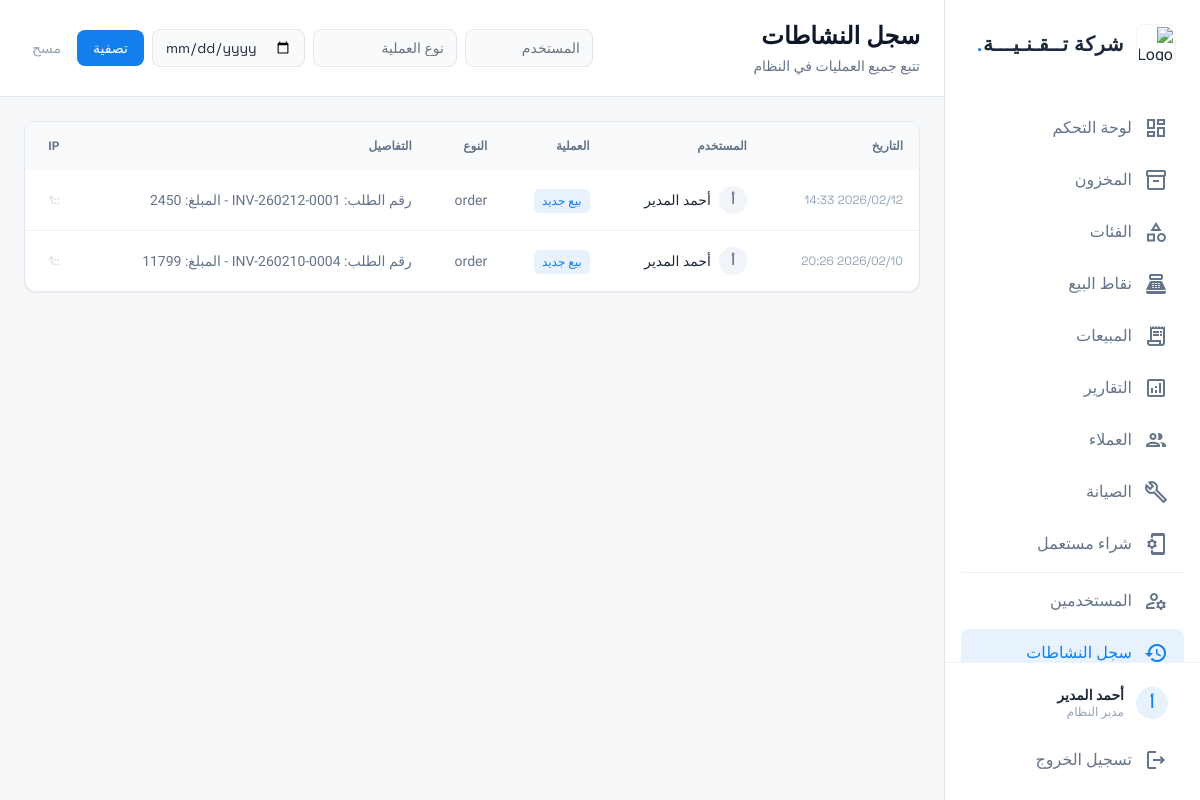
The app's page /admin/activity-log.php (signed in), older data.
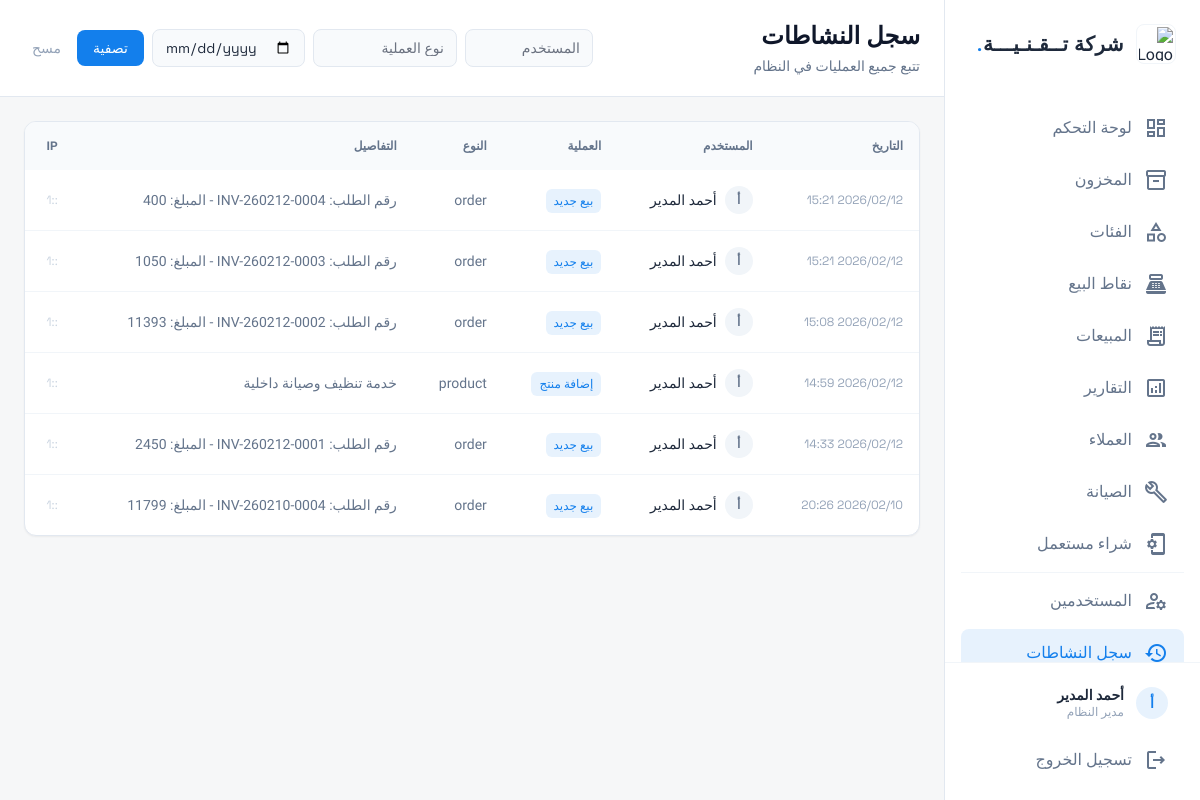
The same page, newer data.
### tables this page shows
CREATE TABLE audit_log (
            id INTEGER PRIMARY KEY AUTOINCREMENT,
            user_id INTEGER,
            user_name TEXT,
            action TEXT NOT NULL,
            entity_type TEXT,
            entity_id INTEGER,
            details TEXT,
            ip_address TEXT,
            created_at DATETIME DEFAULT CURRENT_TIMESTAMP
        );

### includes/Database.php (called while the page is built, shortened)
<?php
class Database {
    private static $instance = null;
    private $pdo;
    private function __construct() {
        $dbDir = dirname(DB_PATH);
        $isNew = !file_exists(DB_PATH);
        $this->pdo = new PDO('sqlite:' . DB_PATH);
        $this->pdo->setAttribute(PDO::ATTR_ERRMODE, PDO::ERRMODE_EXCEPTION);
        $this->pdo->setAttribute(PDO::ATTR_DEFAULT_FETCH_MODE, PDO::FETCH_ASSOC);
        $this->pdo->exec('PRAGMA journal_mode=WAL');
        $this->pdo->exec('PRAGMA foreign_keys=ON');
        if ($isNew) {
            $this->initDatabase();
        } else {
            $this->runMigrations();
        }
    }
    public static function getInstance() {
        if (self::$instance === null) {
            self::$instance = new self();
        }
        return self::$instance;
    }
    private function runMigrations() {
        $cols = $this->pdo->query("PRAGMA table_info(maintenance_tickets)")->fetchAll();
        $colNames = array_column($cols, 'name');
        $cols = $this->pdo->query("PRAGMA table_info(order_items)")->fetchAll();
        $colNames = array_column($cols, 'name');
        $this->pdo->exec("CREATE TABLE IF NOT EXISTS settings (
            key TEXT PRIMARY KEY,
            value TEXT,
            updated_at DATETIME DEFAULT CURRENT_TIMESTAMP
        )");
        $cols = $this->pdo->query("PRAGMA table_info(orders)")->fetchAll();
        $colNames = array_column($cols, 'name');
        $this->pdo->exec("CREATE TABLE IF NOT EXISTS customers (
            id INTEGER PRIMARY KEY AUTOINCREMENT,
            name TEXT NOT NULL,
            phone TEXT,
            email TEXT,
            address TEXT,
            balance REAL DEFAULT 0,
            notes TEXT,
            is_active INTEGER DEFAULT 1,
            created_at DATETIME DEFAULT CURRENT_TIMESTAMP,
            updated_at DATETIME DEFAULT CURRENT_TIMESTAMP
        )");
        $this->pdo->exec("CREATE TABLE IF NOT EXISTS audit_log (
            id INTEGER PRIMARY KEY AUTOINCREMENT,
            user_id INTEGER,
            user_name TEXT,
            action TEXT NOT NULL,
            entity_type TEXT,
            entity_id INTEGER,
            details TEXT,
            ip_address TEXT,
            created_at DATETIME DEFAULT CURRENT_TIMESTAMP
        )");
    }
    public function query($sql, $params = []) {
        $stmt = $this->pdo->prepare($sql);
        $stmt->execute($params);
        return $stmt;
    }
    public function fetchAll($sql, $params = []) {
        return $this->query($sql, $params)->fetchAll();
    }
}

### includes/bootstrap.php (called while the page is built, shortened)
<?php
require_once __DIR__ . '/Database.php';
require_once __DIR__ . '/Auth.php';
require_once __DIR__ . '/helpers.php';
$db = Database::getInstance();

### includes/helpers.php (called while the page is built, shortened)
<?php
function formatDateTimeAr($datetime) {
    return date('Y/m/d H:i', strtotime($datetime));
}
function sanitize($input) {
    return htmlspecialchars(trim($input), ENT_QUOTES, 'UTF-8');
}
function getStoreSettings() {
    global $db;
    $raw = $db->fetchAll("SELECT key, value FROM settings");
    $s = [];
    foreach ($raw as $r) $s[$r['key']] = $r['value'];
    return [
        'store_name' => $s['store_name'] ?? STORE_NAME,
        'store_address' => $s['store_address'] ?? '',
        'store_phone' => $s['store_phone'] ?? STORE_PHONE,
        'store_email' => $s['store_email'] ?? '',
        'store_logo_url' => $s['store_logo_url'] ?? '',
        'currency' => $s['currency'] ?? CURRENCY,
        'tax_rate' => $s['tax_rate'] ?? (TAX_RATE * 100),
        'receipt_footer' => $s['receipt_footer'] ?? 'شكراً لتعاملكم معنا',
        'print_type' => $s['print_type'] ?? 'thermal',
    ];
}

### includes/Auth.php (called while the page is built, shortened)
<?php
class Auth {
    public static function isLoggedIn() {
        return isset($_SESSION['user_id']);
    }
    public static function user() {
        if (self::isLoggedIn()) {
            return [
                'id' => $_SESSION['user_id'],
                'username' => $_SESSION['username'],
                'full_name' => $_SESSION['full_name'],
                'role' => $_SESSION['role']
            ];
        }
        return null;
    }
    public static function getRoleNameAr($role) {
        $roles = [
            'admin' => 'مدير النظام',
            'cashier' => 'كاشير',
            'technician' => 'فني صيانة'
        ];
        return $roles[$role] ?? $role;
    }
}

### admin/activity-log.php (the view, shortened to what this page needs)
<?php
require_once __DIR__ . '/../includes/bootstrap.php';
$filterUser = $_GET['user'] ?? '';
$filterAction = $_GET['action'] ?? '';
$filterDate = $_GET['date'] ?? '';
$sql = "SELECT * FROM audit_log WHERE 1=1";
$params = [];
$sql .= " ORDER BY created_at DESC LIMIT 200";
$logs = $db->fetchAll($sql, $params);
include __DIR__ . '/../includes/header.php';
?>
<div class="flex h-screen overflow-hidden">
    <?php include __DIR__ . '/../includes/sidebar.php'; ?>
    <main class="flex-1 overflow-y-auto bg-background-light">
        <header class="bg-white border-b border-slate-200 px-6 py-5">
            <div class="flex flex-col sm:flex-row sm:items-center sm:justify-between gap-4">
                <div>
                    <h1 class="text-2xl font-bold text-slate-900">سجل النشاطات</h1>
                    <p class="text-sm text-slate-500 mt-1">تتبع جميع العمليات في النظام</p>
                </div>
                <form method="GET" class="flex items-center gap-2 flex-wrap">
                    <input type="text" name="user" value="<?= sanitize($filterUser) ?>" placeholder="المستخدم" class="bg-slate-50 border border-slate-200 rounded-lg px-3 py-2 text-sm focus:outline-none focus:border-primary w-32">
                    <input type="text" name="action" value="<?= sanitize($filterAction) ?>" placeholder="نوع العملية" class="bg-slate-50 border border-slate-200 rounded-lg px-3 py-2 text-sm focus:outline-none focus:border-primary w-36">
                    <input type="date" name="date" value="<?= $filterDate ?>" class="bg-slate-50 border border-slate-200 rounded-lg px-3 py-2 text-sm font-num focus:outline-none focus:border-primary">
                    <button type="submit" class="bg-primary text-white px-4 py-2 rounded-lg text-sm font-medium hover:bg-primary-dark transition-colors">تصفية</button>
                    <a href="activity-log.php" class="text-slate-400 hover:text-slate-600 text-sm px-2">مسح</a>
                </form>
            </div>
        </header>
        <div class="p-6">
            <div class="bg-white rounded-xl border border-slate-200 shadow-sm overflow-hidden">
                <div class="overflow-auto max-h-[calc(100vh-200px)]">
                    <table class="w-full text-right">
                        <thead class="bg-slate-50 sticky top-0 z-10">
                            <tr>
                                <th class="p-4 text-xs font-semibold text-slate-500">التاريخ</th>
                                <th class="p-4 text-xs font-semibold text-slate-500">المستخدم</th>
                                <th class="p-4 text-xs font-semibold text-slate-500">العملية</th>
                                <th class="p-4 text-xs font-semibold text-slate-500">النوع</th>
                                <th class="p-4 text-xs font-semibold text-slate-500">التفاصيل</th>
                                <th class="p-4 text-xs font-semibold text-slate-500">IP</th>
                            </tr>
                        </thead>
                        <tbody class="divide-y divide-slate-100">
                            <?php foreach ($logs as $log): ?>
                            <tr class="hover:bg-slate-50">
                                <td class="p-4 text-xs font-num text-slate-400 whitespace-nowrap"><?= formatDateTimeAr($log['created_at']) ?></td>
                                <td class="p-4">
                                    <div class="flex items-center gap-2">
                                        <div class="w-7 h-7 rounded-full bg-slate-100 flex items-center justify-center text-slate-500 text-xs font-bold"><?= mb_substr($log['user_name'] ?? '', 0, 1) ?></div>
                                        <span class="text-sm"><?= sanitize($log['user_name'] ?? '—') ?></span>
                                    </div>
                                </td>
                                <td class="p-4">
                                    <span class="inline-flex px-2 py-1 rounded-md text-xs font-medium bg-primary/10 text-primary"><?= sanitize($log['action']) ?></span>
                                </td>
                                <td class="p-4 text-sm text-slate-500"><?= sanitize($log['entity_type'] ?? '—') ?></td>
                                <td class="p-4 text-sm text-slate-500 max-w-xs truncate"><?= sanitize($log['details'] ?? '—') ?></td>
                                <td class="p-4 text-xs font-num text-slate-300"><?= sanitize($log['ip_address'] ?? '') ?></td>
                            </tr>
                            <?php endforeach; ?>
                        </tbody>
                    </table>
                </div>
            </div>
        </div>
    </main>
</div>
<?php include __DIR__ . '/../includes/footer.php'; ?>

### includes/header.php (shortened to what this page needs)
<?php
$user = Auth::user();
if (!isset($settings)) {
    $settings = getStoreSettings();
}
?>
<!DOCTYPE html>
<html dir="rtl" lang="ar">
<head>
    <script src="https://cdn.tailwindcss.com?plugins=forms,container-queries"></script>
</head>
<body class="bg-background-light text-slate-800 min-h-screen">

### includes/sidebar.php (shortened to what this page needs)
<?php
$currentPage = basename($_SERVER['PHP_SELF'], '.php');
$userRole = $_SESSION['role'] ?? 'cashier';
?>
<aside class="w-full md:w-64 bg-white border-l border-slate-200 flex-shrink-0 hidden md:flex md:flex-col h-screen sticky top-0">
    <div class="p-6 flex items-center gap-3">
        <?php if (!empty($settings['store_logo_url'])): ?>
        <div class="w-10 h-10 rounded-lg overflow-hidden flex items-center justify-center bg-white border border-slate-100 p-0.5">
            <img src="<?= sanitize($settings['store_logo_url']) ?>" alt="Logo" class="w-full h-full object-contain">
        </div>
        <?php else: ?>
        <div class="w-10 h-10 rounded-lg bg-primary/10 flex items-center justify-center text-primary">
            <span class="material-icons-outlined text-2xl">computer</span>
        </div>
        <?php endif; ?>
        <h1 class="font-bold text-xl tracking-wide"><?= sanitize($settings['store_name']) ?><span class="text-primary">.</span></h1>
    </div>
    <nav class="flex-1 px-4 py-4 space-y-1 overflow-y-auto">
        <?php if ($userRole === 'admin'): ?>
        <a class="flex items-center gap-3 px-4 py-3 <?= $currentPage === 'dashboard' ? 'bg-primary/10 text-primary' : 'text-slate-500 hover:bg-slate-50' ?> rounded-lg transition-colors group" href="dashboard.php">
            <span class="material-icons-outlined group-hover:text-primary transition-colors">dashboard</span>
            <span class="font-medium">لوحة التحكم</span>
        </a>
        <a class="flex items-center gap-3 px-4 py-3 <?= $currentPage === 'products' ? 'bg-primary/10 text-primary' : 'text-slate-500 hover:bg-slate-50' ?> rounded-lg transition-colors group" href="products.php">
            <span class="material-icons-outlined group-hover:text-primary transition-colors">inventory_2</span>
            <span class="font-medium">المخزون</span>
        </a>
        <a class="flex items-center gap-3 px-4 py-3 <?= $currentPage === 'categories' ? 'bg-primary/10 text-primary' : 'text-slate-500 hover:bg-slate-50' ?> rounded-lg transition-colors group" href="categories.php">
            <span class="material-icons-outlined group-hover:text-primary transition-colors">category</span>
            <span class="font-medium">الفئات</span>
        </a>
        <?php endif; ?>
        <a class="flex items-center gap-3 px-4 py-3 text-slate-500 hover:bg-slate-50 rounded-lg transition-colors group" href="../pos.php">
            <span class="material-icons-outlined group-hover:text-primary transition-colors">point_of_sale</span>
            <span class="font-medium">نقاط البيع</span>
        </a>
        <?php if ($userRole === 'admin'): ?>
        <a class="flex items-center gap-3 px-4 py-3 <?= $currentPage === 'sales' ? 'bg-primary/10 text-primary' : 'text-slate-500 hover:bg-slate-50' ?> rounded-lg transition-colors group" href="sales.php">
            <span class="material-icons-outlined group-hover:text-primary transition-colors">receipt_long</span>
            <span class="font-medium">المبيعات</span>
        </a>
        <div class="space-y-1">
            <a class="flex items-center gap-3 px-4 py-3 <?= in_array($currentPage, ['reports', 'advanced-reports']) ? 'bg-primary/10 text-primary' : 'text-slate-500 hover:bg-slate-50' ?> rounded-lg transition-colors group" href="reports.php">
                <span class="material-icons-outlined group-hover:text-primary transition-colors">analytics</span>
                <span class="font-medium">التقارير</span>
            </a>
        </div>
        <a class="flex items-center gap-3 px-4 py-3 <?= $currentPage === 'customers' ? 'bg-primary/10 text-primary' : 'text-slate-500 hover:bg-slate-50' ?> rounded-lg transition-colors group" href="customers.php">
            <span class="material-icons-outlined group-hover:text-primary transition-colors">people</span>
            <span class="font-medium">العملاء</span>
        </a>
        <?php endif; ?>
        <?php if (in_array($userRole, ['admin', 'technician'])): ?>
        <a class="flex items-center gap-3 px-4 py-3 text-slate-500 hover:bg-slate-50 rounded-lg transition-colors group" href="../maintenance.php">
            <span class="material-icons-outlined group-hover:text-primary transition-colors">build</span>
            <span class="font-medium">الصيانة</span>
        </a>
        <?php endif; ?>
        <?php if ($userRole === 'admin'): ?>
        <a class="flex items-center gap-3 px-4 py-3 text-slate-500 hover:bg-slate-50 rounded-lg transition-colors group" href="../buy-used.php">
            <span class="material-icons-outlined group-hover:text-primary transition-colors">phonelink_setup</span>
            <span class="font-medium">شراء مستعمل</span>
        </a>
        <div class="border-t border-slate-100 my-2"></div>
        <a class="flex items-center gap-3 px-4 py-3 <?= $currentPage === 'users' ? 'bg-primary/10 text-primary' : 'text-slate-500 hover:bg-slate-50' ?> rounded-lg transition-colors group" href="users.php">
            <span class="material-icons-outlined group-hover:text-primary transition-colors">manage_accounts</span>
            <span class="font-medium">المستخدمين</span>
        </a>
        <a class="flex items-center gap-3 px-4 py-3 <?= $currentPage === 'activity-log' ? 'bg-primary/10 text-primary' : 'text-slate-500 hover:bg-slate-50' ?> rounded-lg transition-colors group" href="activity-log.php">
            <span class="material-icons-outlined group-hover:text-primary transition-colors">history</span>
            <span class="font-medium">سجل النشاطات</span>
        </a>
        <?php endif; ?>
    </nav>
    <div class="p-4 mt-auto border-t border-slate-100">
        <div class="flex items-center gap-3 px-4 py-2 mb-2">
            <div class="w-8 h-8 rounded-full bg-primary/10 flex items-center justify-center text-primary text-sm font-bold">
                <?= mb_substr($user['full_name'] ?? '', 0, 1) ?>
            </div>
            <div>
                <p class="text-sm font-semibold leading-tight"><?= $user['full_name'] ?? '' ?></p>
                <p class="text-xs text-slate-400"><?= Auth::getRoleNameAr($user['role'] ?? '') ?></p>
            </div>
        </div>
        <a class="flex items-center gap-3 px-4 py-3 text-slate-500 hover:text-red-500 transition-colors" href="../logout.php">
            <span class="material-icons-outlined">logout</span>
            <span class="font-medium">تسجيل الخروج</span>
        </a>
    </div>
</aside>

### includes/footer.php (shortened to what this page needs)
</body>
</html>

### includes/header.php (style rules this page uses)
body { font-family: 'Cairo', sans-serif; }
.font-num { font-family: 'Space Grotesk', sans-serif; }

Row changes from the older to the newer data that the page shows:
added audit_log: created_at "2026/02/12 15:21", user_name "أ", user_name "أحمد المدير", action "بيع جديد", entity_type "order", details "رقم الطلب: INV-260212-0004 - المبلغ: 400", ip_address "::1"
added audit_log: created_at "2026/02/12 15:21", user_name "أ", user_name "أحمد المدير", action "بيع جديد", entity_type "order", details "رقم الطلب: INV-260212-0003 - المبلغ: 1050", ip_address "::1"
added audit_log: created_at "2026/02/12 15:08", user_name "أ", user_name "أحمد المدير", action "بيع جديد", entity_type "order", details "رقم الطلب: INV-260212-0002 - المبلغ: 11393", ip_address "::1"
added audit_log: created_at "2026/02/12 14:59", user_name "أ", user_name "أحمد المدير", action "إضافة منتج", entity_type "product", details "خدمة تنظيف وصيانة داخلية", ip_address "::1"
